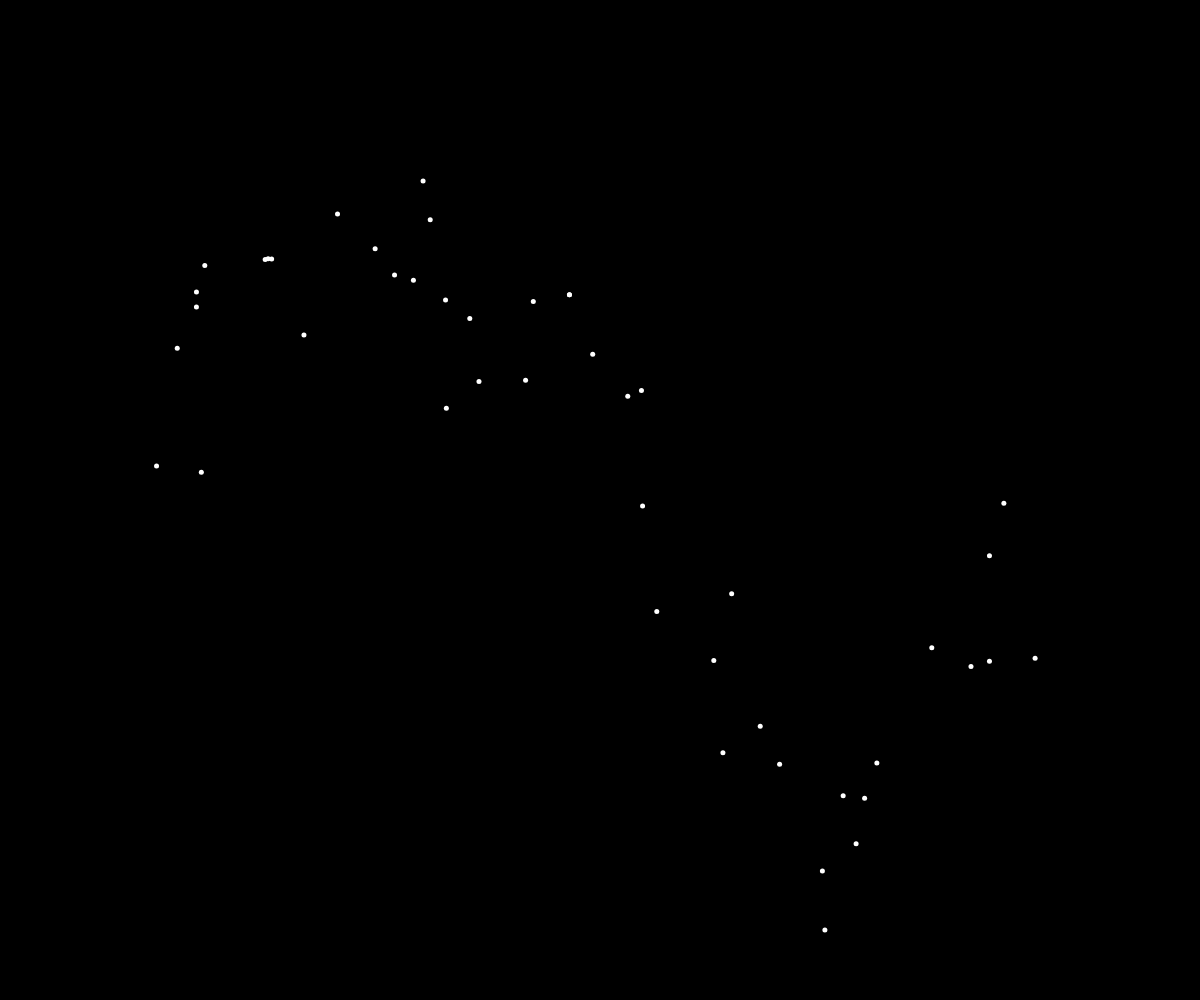
Frame 1 (no input)
Frame 60 (no input): identical to frame 1, image omitted
Frame 120 (the mouse pressed at the canvas centre since frame 60): identical to frame 1, image omitted

The p5.js sketch that drew this single still picture (run headless with seeded random() and noise() and a simulated clock; from frame 60 on, the mouse is pressed at the canvas centre):

// p5.js sketch
// ── sketch.js
let constellations = [];
let selectedConstellation = null;
let scaleFactor = 1;
let offsetX = 0;
let offsetY = 0;
let backButton;

function setup() {
  createCanvas(windowWidth, windowHeight);
  textFont('monospace');
  createConstellations();

  // Create the return/back button (initially hidden)
  backButton = createButton('← Back');
  backButton.position(20, 20);
  backButton.mousePressed(() => {
    selectedConstellation = null;
    backButton.hide();
  });
  backButton.hide();
}

function windowResized() {
  resizeCanvas(windowWidth, windowHeight);
  if (backButton) backButton.position(20, 20);
}

function draw() {
  background(0);

  translate(width / 2, height / 2);

  if (selectedConstellation) {
    drawConstellationCentered(selectedConstellation);
    drawInfo(selectedConstellation);
    backButton.show();
  } else {
    for (let c of constellations) {
      drawConstellation(c, false, 1, 0, 0);
      if (isHovered(c)) drawHoverLines(c);
    }
    backButton.hide();
  }
}

function mousePressed() {
  if (selectedConstellation) return;

  let mx = mouseX - width / 2;
  let my = mouseY - height / 2;

  for (let c of constellations) {
    if (c.contains(mx, my)) {
      selectedConstellation = c;
      calculateFit(c);
      return;
    }
  }
}

function drawConstellation(c, showLines, scale = 1, offsetX = 0, offsetY = 0) {
  fill(255);
  noStroke();
  for (let s of c.stars) {
    let x = s.x * scale + offsetX;
    let y = s.y * scale + offsetY;
    ellipse(x, y, 5);
  }

  if (showLines) {
    stroke(0, 120, 255);
    strokeWeight(1.5);
    for (let [i, j] of c.connections) {
      let a = c.stars[i];
      let b = c.stars[j];
      line(
        a.x * scale + offsetX,
        a.y * scale + offsetY,
        b.x * scale + offsetX,
        b.y * scale + offsetY
      );
    }
  }
}

function drawConstellationCentered(c) {
  drawConstellation(c, true, scaleFactor, offsetX, offsetY);
}

function drawInfo(c) {
  resetMatrix(); // Reset transformations to draw in screen coordinates
  fill(255);
  noStroke();
  textAlign(LEFT, TOP);
  textSize(20);
  text(c.name, 20, 70);
  textSize(14);
  text("Month: " + c.month, 20, 100);
  text(c.info, 20, 130, width / 3 - 40);
}

function raDecToXY(ra, dec) {
  let x = (ra - 12) * 40;
  let y = -dec * 10;
  return createVector(x, y);
}

class Constellation {
  constructor(name, stars, connections, info = "", month = "") {
    this.name = name;
    this.stars = stars.map(s => {
      let pos = raDecToXY(s.ra, s.dec);
      return { name: s.name, x: pos.x, y: pos.y };
    });
    this.connections = connections;
    this.info = info;
    this.month = month;
  }

  contains(x, y) {
    return this.stars.some(s => dist(x, y, s.x, s.y) < 10);
  }

  getBounds() {
    let xs = this.stars.map(s => s.x);
    let ys = this.stars.map(s => s.y);
    return {
      minX: min(xs),
      maxX: max(xs),
      minY: min(ys),
      maxY: max(ys)
    };
  }
}

function calculateFit(c) {
  let bounds = c.getBounds();
  let constellationWidth = bounds.maxX - bounds.minX;
  let constellationHeight = bounds.maxY - bounds.minY;
  let padding = 40;

  let scaleX = (width - padding * 2) / constellationWidth;
  let scaleY = (height - padding * 2) / constellationHeight;
  scaleFactor = min(scaleX, scaleY);

  let centerX = (bounds.minX + bounds.maxX) / 2;
  let centerY = (bounds.minY + bounds.maxY) / 2;

  offsetX = -centerX * scaleFactor;
  offsetY = -centerY * scaleFactor;
}

function createConstellations() {
  constellations.push(new Constellation("Aries", [
    { name: "Hamal", ra: 2.1196, dec: 23.4624 },
    { name: "Sheratan", ra: 1.9113, dec: 20.8080 },
    { name: "Mesarthim", ra: 1.9107, dec: 19.2933 }
  ], [[2,1],[1,0]], "Aries is symbolized by the ram and is associated with boldness and leadership.", "March"));

  constellations.push(new Constellation("Taurus", [
    { name: "Aldebaran", ra: 4.5987, dec: 16.5093 },
    { name: "Elnath", ra: 5.4382, dec: 28.6075 },
    { name: "Alcyone", ra: 3.7914, dec: 24.1051 },
    { name: "Atlas", ra: 3.6293, dec: 24.0534 },
    { name: "Electra", ra: 3.7036, dec: 24.1133 }
  ], [[2,3],[3,4],[2,0],[0,1]], "Taurus represents the bull and is linked with stability and strength.", "April"));

  constellations.push(new Constellation("Gemini", [
    { name: "Castor", ra: 7.5767, dec: 31.8883 },
    { name: "Pollux", ra: 7.7553, dec: 28.0262 },
    { name: "Wasat", ra: 7.3354, dec: 21.9823 },
    { name: "Mebsuta", ra: 6.3783, dec: 25.1311 },
    { name: "Tejat", ra: 6.8640, dec: 22.5052 }
  ], [[0,1],[1,2],[2,4],[4,3]], "Gemini symbolizes twins and is associated with communication and duality.", "May"));

  constellations.push(new Constellation("Cancer", [
    { name: "Acubens", ra: 8.9747, dec: 11.8575 },
    { name: "Altarf", ra: 8.1587, dec: 9.1856 },
    { name: "Asellus Borealis", ra: 8.1390, dec: 20.0000 },
    { name: "Asellus Australis", ra: 8.7448, dec: 18.1543 }
  ], [[1,2],[2,3],[3,0]], "Cancer, the crab, is a nurturing and emotional sign.", "June"));

  constellations.push(new Constellation("Leo", [
    { name: "Regulus", ra: 10.1395, dec: 11.9672 },
    { name: "Denebola", ra: 11.8177, dec: 14.5721 },
    { name: "Zosma", ra: 11.2373, dec: 20.5237 },
    { name: "Chort", ra: 11.2351, dec: 20.5233 },
    { name: "Algieba", ra: 10.3326, dec: 19.8415 }
  ], [[0,4],[4,3],[3,2],[2,1]], "Leo is the lion, representing courage, pride, and creativity.", "July"));

  constellations.push(new Constellation("Virgo", [
    { name: "Spica", ra: 13.4199, dec: -11.1613 },
    { name: "Vindemiatrix", ra: 13.0362, dec: 10.9591 },
    { name: "Porrima", ra: 12.6943, dec: 10.3702 },
    { name: "Zaniah", ra: 13.0648, dec: -0.5957 }
  ], [[0,3],[3,2],[2,1]], "Virgo is linked with logic, analysis, and service.", "August"));

  constellations.push(new Constellation("Libra", [
    { name: "Zubenelgenubi", ra: 14.8451, dec: -16.0418 },
    { name: "Zubeneschamali", ra: 15.2916, dec: -9.3826 },
    { name: "Brachium", ra: 15.0733, dec: -25.2819 }
  ], [[0,1],[0,2]], "Libra, the scales, stands for balance, harmony, and justice.", "September"));

  constellations.push(new Constellation("Scorpius", [
    { name: "Antares", ra: 16.4901, dec: -26.4319 },
    { name: "Shaula", ra: 17.5601, dec: -37.1038 },
    { name: "Sargas", ra: 17.6219, dec: -42.9978 },
    { name: "Dschubba", ra: 16.0055, dec: -22.6217 }
  ], [[0,3],[3,1],[1,2]], "Scorpius is the scorpion, intense and passionate.", "October"));

  constellations.push(new Constellation("Sagittarius", [
    { name: "Kaus Australis", ra: 18.4029, dec: -34.3846 },
    { name: "Nunki", ra: 18.9211, dec: -26.2967 },
    { name: "Ascella", ra: 18.6156, dec: -29.8282 },
    { name: "Kaus Media", ra: 18.0790, dec: -29.5778 }
  ], [[0,2],[2,1],[1,3]], "Sagittarius is the archer, a sign of adventure and exploration.", "November"));

  constellations.push(new Constellation("Capricornus", [
    { name: "Deneb Algedi", ra: 21.7367, dec: -16.1273 },
    { name: "Dabih", ra: 20.2946, dec: -14.7814 },
    { name: "Nashira", ra: 21.2749, dec: -16.6622 }
  ], [[1,2],[2,0]], "Capricornus, the sea-goat, symbolizes discipline and ambition.", "December"));

  constellations.push(new Constellation("Aquarius", [
    { name: "Sadalmelik", ra: 22.0967, dec: -0.3197 },
    { name: "Sadalsuud", ra: 21.7367, dec: -5.5717 },
    { name: "Skat", ra: 22.8779, dec: -15.8208 }
  ], [[0,1],[1,2]], "Aquarius, the water-bearer, represents innovation and individuality.", "January"));

  constellations.push(new Constellation("Pisces", [
    { name: "Alrescha", ra: 2.0333, dec: 2.7639 },
    { name: "Fum al Samakah", ra: 1.4312, dec: 15.1835 },
    { name: "Kullat Nunu", ra: 0.9137, dec: 3.3964 }
  ], [[0,1],[1,2]], "Pisces is the sign of empathy, imagination, and intuition.", "February"));
}

function isHovered(constellation) {
  let mx = mouseX - width / 2;
  let my = mouseY - height / 2;
  
  for (let s of constellation.stars) {
    if (dist(mx, my, s.x, s.y) < 10) {
      return true;
    }
  }
  return false;
}

function drawHoverLines(c) {
  stroke(255, 255, 255, 50);
  strokeWeight(2);
  for (let [i, j] of c.connections) {
    let a = c.stars[i];
    let b = c.stars[j];
    line(a.x, a.y, b.x, b.y);
  }
}
